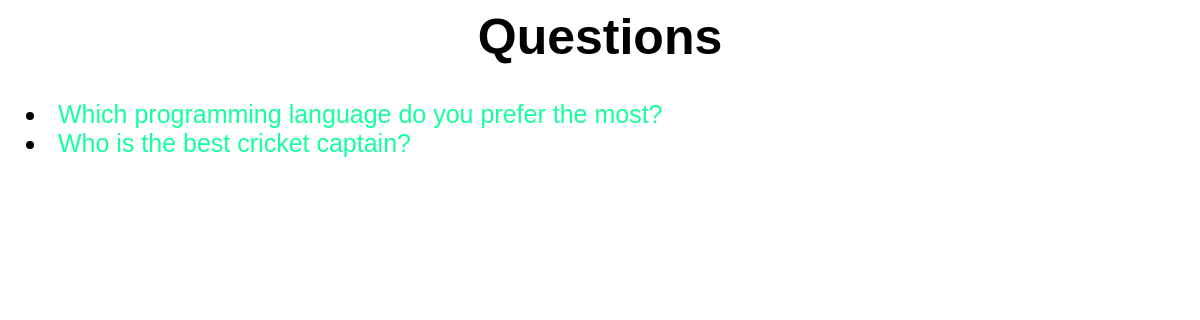
Screenshot of /polls/ with the database file from the repository.
### polls/models.py (models this page shows, shortened)
@python_2_unicode_compatible
class Question(models.Model):
    ques_text = models.CharField(max_length=200)
    ques_date = models.DateTimeField('Date Published')

### polls/views.py (the view)
class IndexView(generic.ListView):
    template_name = 'polls/index.html'
    context_object_name = 'latest_ques'
    def get_queryset(self):
        return Question.objects.order_by('-ques_date')[:5]

### polls/templates/polls/index.html
{% load static %}
<link rel="stylesheet" type="text/css" href="{% static 'polls/style.css' %}" />
<h1> Questions </h1>
{% if latest_ques %}
<ul>
    {% for ques in latest_ques%}
        <li><a href="{% url 'polls:details' ques.id %}">{{ques.ques_text}}</a></li>
    {% endfor %}
</ul>
{% else %}
    <p> No polls are available at this time. </p>
{% endif %}

### polls/static/polls/style.css (style rules this page uses)
li a { font-family: sans-serif; color: #16ff9f; text-decoration: none; }
a { font-family: sans-serif; color: #16ff9f; text-decoration: none; padding: 10px; }
h1 { text-align: center; }

### rows the page displays
Question: ques_text "Which programming language do you prefer the most?"
Question: ques_text "Who is the best cricket captain?"
